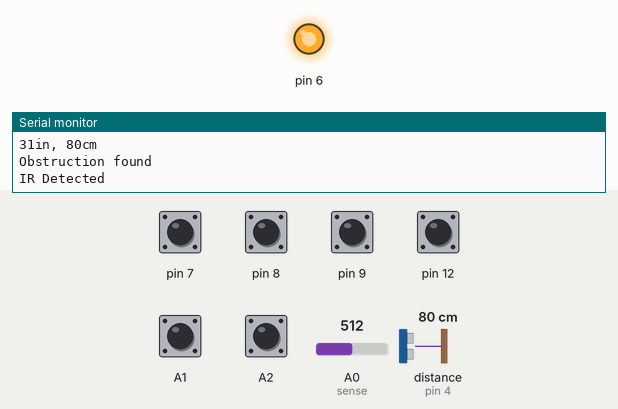
The sketch below on a simulated Arduino Uno, built with avr-gcc and run on an emulated ATmega328P. On the bench: output pins drawn as LEDs (lit = HIGH), the last lines printed to the serial monitor. Wiring (inferred from the names in the program): ultrasonic range finder: trigger pin 2; echo pin 4. The test bench sets the inputs (shaded band); at power-on: A1, A2, pin 7–9, pin 12 HIGH, distance to the obstacle (sensor on pin 4) 80 cm, A0 (sense) = 512. The echo pulse lasts 58.3 µs per cm; no radio packets arrive unless stated; pins used as bus, display or sensor lines are not drawn.

Above: at 3.9 s.
4.0 s: distance to the obstacle (sensor on pin 4) set to 94 cm
8.8 s: distance to the obstacle (sensor on pin 4) set to 103 cm
12.8 s: A0 (sense) set to 487
At 13.7 s:
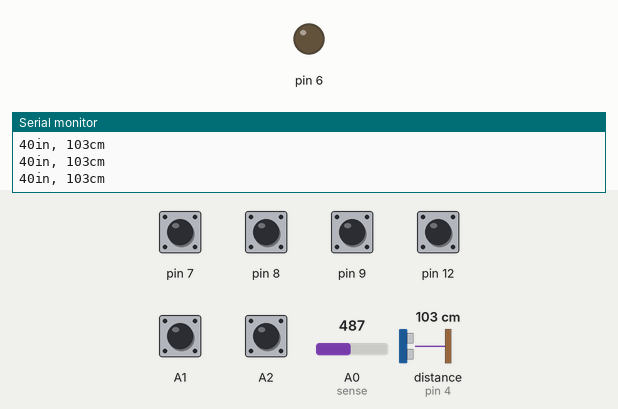
32.5 s: A1 pulled LOW for 3 s
At 33.3 s:
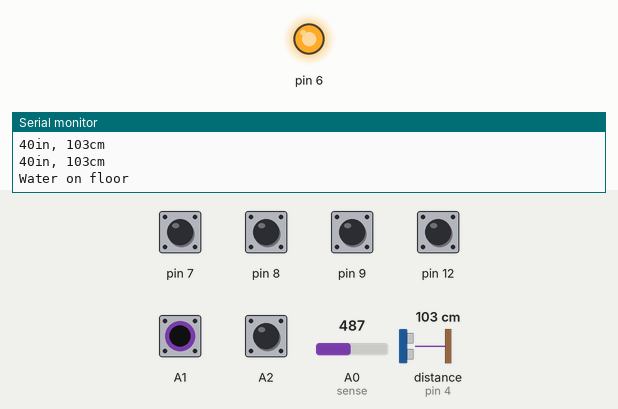
Timing chart, 0 to 37.0 s (numbered marks = the images above; inputs shaded):
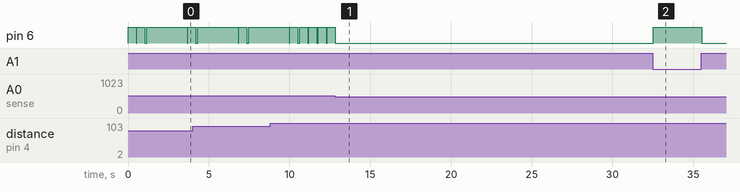

Measured:
- the behaviour switches between 501 and 500 on A0 (sense) (found by bisection; images 0 and 1)
- after the input at 12.8 s, pin 6: goes on until 12.8 s, then stays LOW
- after the input at 32.5 s, pin 6: LOW → HIGH at once, → LOW 3.0 s later

The sketch:

Ultrasonic_Sensor_Distance_Measure.ino
```cpp
/*
 Transmitter data pin to Arduino pin 11
 Author: Vikrant_Gupta
 Email: vikrantgupta95@gmail.com
 LinkedIn: https://www.linkedin.com/in/vikrantgupta95/
 GitHub: https://github.com/vikrantgupta95

 Description:
 This code serves as a transmitter for a sensor-based system. It uses an ultrasonic sensor to measure distance, infrared sensors to detect obstacles and water on the floor, and switches to trigger different actions. It communicates wirelessly using the VirtualWire library.

 Last updated: 18-04-2024
*/

#include <VirtualWire.h>

int sense = A0;

const int trigPin = 2;
const int echoPin = 4;

void setup() {
  analogReference(DEFAULT);
  Serial.begin(9600);

  // Initialize the IO and ISR
  vw_setup(2000); // Bits per sec

  pinMode(7, INPUT_PULLUP);
  pinMode(8, INPUT_PULLUP);
  pinMode(9, INPUT_PULLUP);
  pinMode(12, INPUT_PULLUP);
  pinMode(A1, INPUT_PULLUP);
  pinMode(A2, INPUT_PULLUP);
  pinMode(6, OUTPUT);
  digitalWrite(6, LOW);
}

void loop() {
  vw_set_tx_pin(11);

  if (analogRead(sense) > 500) {
    Serial.println("IR Detected");
    digitalWrite(6, HIGH);
    delay(500);
    digitalWrite(6, LOW);
    delay(50);
    digitalWrite(6, HIGH);
    delay(500);
    digitalWrite(6, LOW);
  }

  if (digitalRead(7) == 0) {
    send("one");
    delay(100);
    Serial.println("Switch 1");
  }

  if (digitalRead(8) == 0) {
    send("p");
    delay(100);
    Serial.println("Switch 2");
  }

  if (digitalRead(9) == 0) {
    send("three");
    delay(100);
    Serial.println("Switch 3");
  }

  if (digitalRead(12) == 0) {
    send("four");
    delay(100);
    Serial.println("Switch 4");
  }

  if (digitalRead(A1) == 0 || digitalRead(A2) == 0) {
    Serial.println("Water on floor");
    digitalWrite(6, HIGH);
    delay(3000);
    digitalWrite(6, LOW);
  }

  long duration, inches, cm;

  pinMode(trigPin, OUTPUT);
  digitalWrite(trigPin, LOW);
  delayMicroseconds(2);
  digitalWrite(trigPin, HIGH);
  delayMicroseconds(10);
  digitalWrite(trigPin, LOW);

  pinMode(echoPin, INPUT);
  duration = pulseIn(echoPin, HIGH);

  inches = microsecondsToInches(duration);
  cm = microsecondsToCentimeters(duration);

  Serial.print(inches);
  Serial.print("in, ");
  Serial.print(cm);
  Serial.print("cm");
  Serial.println();

  delay(100);
  if (cm < 100) {
    Serial.println("Obstruction found");
    digitalWrite(6, HIGH);
    delay(2000);
    digitalWrite(6, LOW);
  }
}

long microsecondsToInches(long microseconds) {
  return microseconds / 74 / 2;
}

long microsecondsToCentimeters(long microseconds) {
  return microseconds / 29 / 2;
}

void send(char *message) {
  vw_send((uint8_t *)message, strlen(message));
  vw_wait_tx(); // Wait until the whole message is gone
}
```
